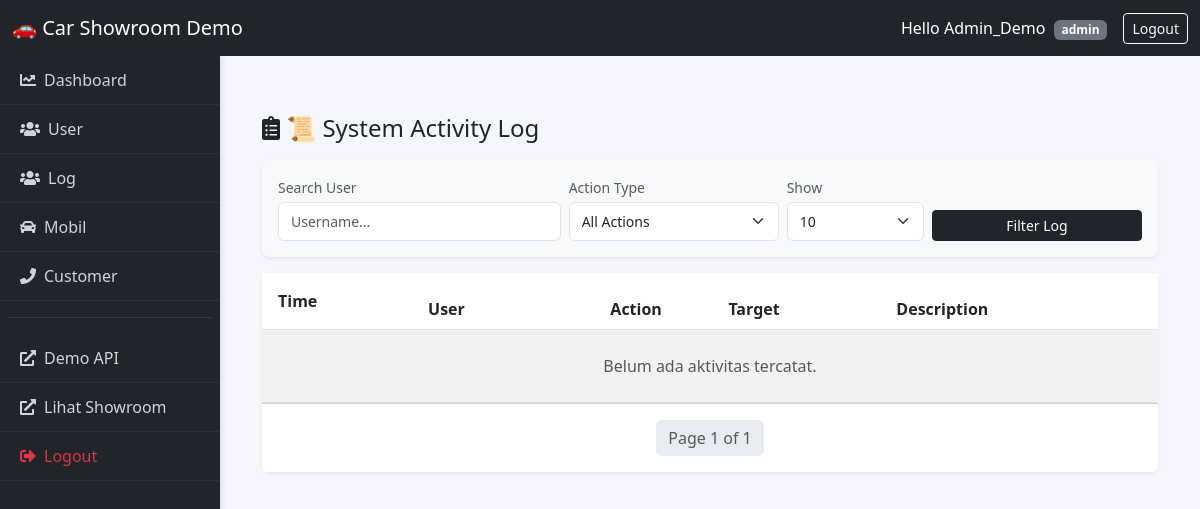
The page /demo/dashboard/logs/ (signed in) on the database as committed earlier.
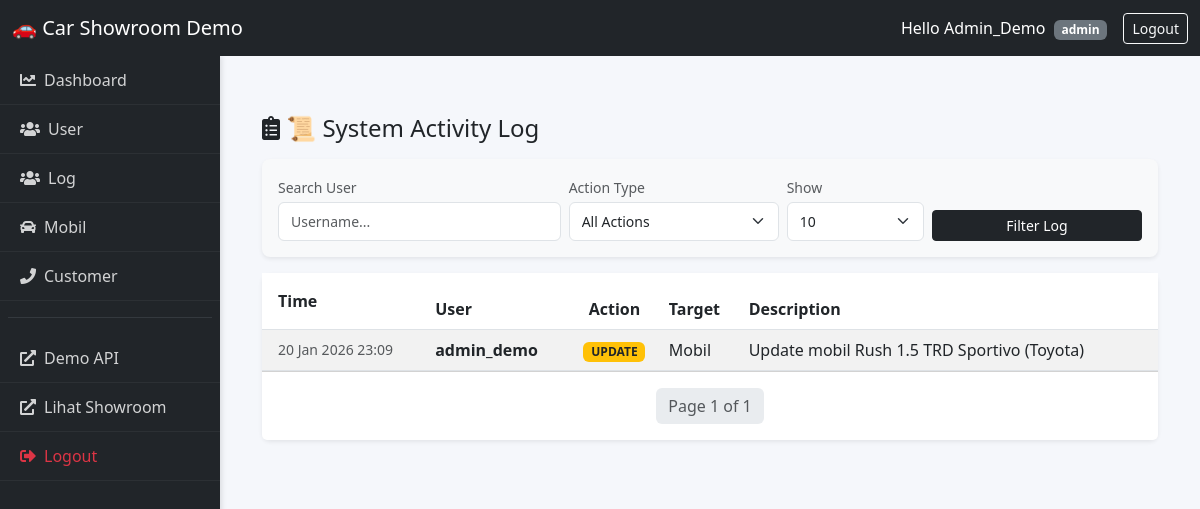
The same page on the database as committed later.
### activity_log/models.py (models this page shows, shortened)
class UserLog(models.Model):
    ACTION_CHOICES = [
        ('CREATE', 'Create Data'),
        ('UPDATE', 'Update Data'),
        ('DELETE', 'Delete Data'),
        ('LOGIN', 'Login System'),
        ('LOGOUT', 'Logout System'),
    ]
    user = models.ForeignKey(User, on_delete=models.SET_NULL, null=True)
    action = models.CharField(max_length=20, choices=ACTION_CHOICES)
    target_model = models.CharField(max_length=50) # Misal: "Mobil", "Customer"
    description = models.TextField() # Detail : "Menambahkan mobil Honda Jazz"
    timestamp = models.DateTimeField(auto_now_add=True) # Otomatis isi waktu sekarang

### users/models.py (models this page shows, shortened)
class User(AbstractUser):
    ROLE_CHOICES = (
        ("admin", "Admin"),
        ("salesperson", "Salesperson"),
        ("customer", "Customer"),
    )
    role = models.CharField(max_length=20, choices=ROLE_CHOICES, default="customer")

### activity_log/views.py (the view)
# urls.py: path('dashboard/logs/', dashboard_log, name='dashboard_log_list'),
@login_required
def dashboard_log(request):
    if request.user.role != 'admin':
        return redirect('demo_dashboard')
    logs_data = UserLog.objects.select_related('user').all().order_by('-id')
    search_user = request.GET.get('q')
    if search_user:
        logs_data = logs_data.filter(user__username__icontains=search_user)
    selected_action = request.GET.get('action')
    if selected_action:
        logs_data = logs_data.filter(action__iexact=selected_action)
    items_per_page = request.GET.get('paginate_by', 10) # Defautl 10
    try :
        items_per_page = int(items_per_page)
    except ValueError:
        items_per_page = 10
    paginator = Paginator(logs_data, items_per_page)
    page_number = request.GET.get('page')
    page_obj = paginator.get_page(page_number)
    action_list = ['CREATE',
                   'UPDATE',
                   'DELETE',
                   'LOGIN',
                   'LOGOUT']
    context = {
        'logs' : page_obj,
        'items_per_page' : items_per_page,
        'search_user' : search_user,
        'selected_action' : selected_action,
        'action_list' : action_list
    }
    return render(request, 'activity_log.html', context)

### activity_log/templates/activity_log.html (shortened to what this page needs)
{% extends 'demo/base.html' %}
{% block content %}
<div class="container-fluid mt-4">
    <div class="d-flex justify-content-between align-items-center mb-3">
        <h4 class="m-0 text-dark"><i class="fas fa-clipboard-list"></i> 📜 System Activity Log</h4>
    </div>
    <div class="card shadow-sm border-0 mb-3 bg-light">
        <div class="card-body py-3">
            <form method="get" class="row g-2 align-items-end">
                <div class="col-md-4">
                    <label class="form-label small text-muted mb-1">Search User</label>
                    <input type="text" name="q" class="form-control form-control-sm" placeholder="Username..." value="{{ search_user|default:'' }}">
                </div>
                <div class="col-md-3">
                    <label class="form-label small text-muted mb-1">Action Type</label>
                    <select name="action" class="form-select form-select-sm">
                        <option value="">All Actions</option>
                    </select>
                </div>
                <div class="col-md-2">
                    <label class="form-label small text-muted mb-1">Show</label>
                    <select name="paginate_by" class="form-select form-select-sm">
                        <option value="10" {% if items_per_page == 10 %}selected{% endif %}>10</option>
                    </select>
                </div>
                <div class="col-md-3">
                    <button type="submit" class="btn btn-dark btn-sm w-100">Filter Log</button>
                </div>
            </form>
        </div>
    </div>
    <div class="card shadow-sm border-0">
        <div class="table-responsive">
            <table class="table table-hover table-striped align-middle mb-0">
                <thead class="bg-dark text-white">
                    <tr>
                        <th class="py-3 ps-3">Time</th>
                        <th>User</th>
                        <th class="text-center">Action</th>
                        <th>Target</th>
                        <th>Description</th>
                    </tr>
                </thead>
                <tbody>
                    {% for log in logs %}
                    <tr>
                        <td class="ps-3 text-muted small">{{ log.timestamp|date:"d M Y H:i" }}</td>
                        <td class="fw-bold">{{ log.user.username }}</td>
                        <td class="text-center">
                            {% if log.action == 'CREATE' %}
                                <span class="badge bg-success">CREATE</span>
                            {% elif log.action == 'UPDATE' %}
                                <span class="badge bg-warning text-dark">UPDATE</span>
                            {% elif log.action == 'DELETE' %}
                                <span class="badge bg-danger">DELETE</span>
                            {% else %}
                                <span class="badge bg-secondary">{{ log.action }}</span>
                            {% endif %}
                        </td>
                        <td>{{ log.target_model }}</td>
                        <td>{{ log.description }}</td>
                    </tr>
                    {% empty %}
                    <tr>
                        <td colspan="5" class="text-center py-4 text-muted">Belum ada aktivitas tercatat.</td>
                    </tr>
                    {% endfor %}
                </tbody>
            </table>
        </div>
        <div class="card-footer bg-white py-3">
             <nav aria-label="Page navigation">
                <ul class="pagination justify-content-center m-0">
                    <li class="page-item disabled"><span class="page-link border-0">Page {{ logs.number }} of {{ logs.paginator.num_pages }}</span></li>
                </ul>
            </nav>
        </div>
    </div>
</div>
{% endblock %}

Rows that differ between the two databases and show on the page:
added UserLog: timestamp "20 Jan 2026 23:09", user.username "admin_demo", action "UPDATE", target_model "Mobil", description "Update mobil Rush 1.5 TRD Sportivo (Toyota)"
Other text that changed with them:
text no longer shown: "Belum ada aktivitas tercatat."
